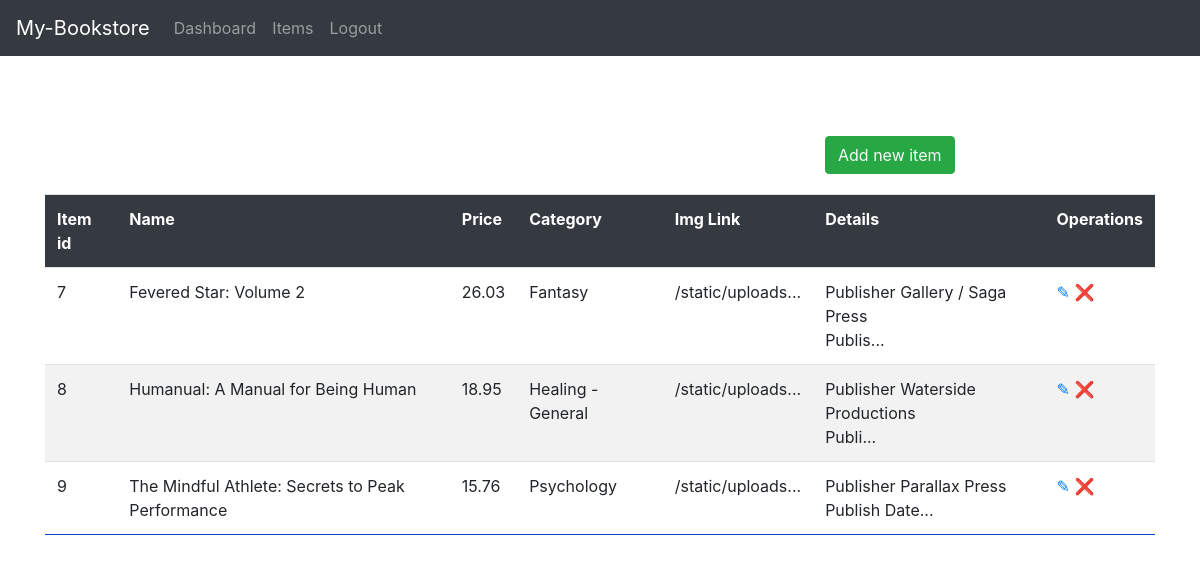
Screenshot of /admin/items (signed in) with the database file from the repository.
### app/db_models.py (models this page shows)
class Item(db.Model):
    __tablename__ = "items"
    id = db.Column(db.Integer, primary_key=True)
    name = db.Column(db.String(100), nullable=False)
    price = db.Column(db.Float, nullable=False)
    category = db.Column(db.Text, nullable=False)
    image = db.Column(db.String(250), nullable=False)
    details = db.Column(db.String(250), nullable=False)
    price_id = db.Column(db.String(250), nullable=False)
    orders = db.relationship("Ordered_item", cascade="all,delete", backref="item")
    in_cart = db.relationship("Cart", cascade="all,delete", backref="item")

### app/funcs.py (the view)
	def wrapper(*args, **kwargs):
		if current_user.is_authenticated and current_user.admin == 1:
			return func(*args, **kwargs)
		else:
			return "You are not Authorized to access this URL."

### app/admin/routes.py (called while the page is built)
@admin.route('/items')
@admin_only
def items():
    items = Item.query.all()
    return render_template("admin/items.html", items=items)

### app/funcs.py (called while the page is built)
def admin_only(func):
	def wrapper(*args, **kwargs):
		if current_user.is_authenticated and current_user.admin == 1:
			return func(*args, **kwargs)
		else:
			return "You are not Authorized to access this URL."
	wrapper.__name__ = func.__name__
	return wrapper

### app/gen_routes.py (called while the page is built)
@app.context_processor
def inject_now():
    return {'now': datetime.utcnow()}

@login_manager.user_loader
def load_user(user_id):
    return User.query.get(user_id)

### app/admin/templates/admin/items.html (shortened to what this page needs)
{% extends "admin/base.html" %}
{% block content %}
    {% if not items %}
		<div class="flash-error">No items have been registered yet.</div>
	{% else %}
    <div class="add-new btn-success btn">
        <a href="{{ url_for('admin.add') }}" class="text-light">Add new item</a>
    </div>
    <table class="table table-striped">
        <tr>
            <th>Item id</th>
            <th>Name</th>
			<th>Price</th>
			<th>Category</th>
			<th>Img Link</th>
            <th>Details</th>
            <th>Operations</th>
        </tr>
    {% for item in items %}
        <tr>
            <td>{{ item.id }}</td>
            <td>{{ item.name }}</td>
			<td>{{ item.price }}</td>
			<td>{{ item.category }}</td>
			<td>{{ item.image[:15] }}...</td>
            <td>{{ item.details[:40] | safe }}...</td>
			<td>
                <a href="{{ url_for('admin.edit', type='item', id=item.id) }}">&#9998;</a>
				<a href="{{ url_for('admin.delete', id=item.id) }}">&#10060;</a>
			</td>
        </tr>
    {% endfor %}
    </table>
	{% endif %}
{% endblock %}

### app/admin/static/styles.css (style rules this page uses)
table { margin: 0 auto; }
table th { color: white; background-color: #343a40; padding: 15px; }
table tr { border-bottom:1px solid #0046C2; }
table td, th { padding:5px 30px; }
.add-new { margin-left:65vw; margin-bottom:20px; }

### rows the page displays
Item: id "7", name "Fevered Star: Volume 2", price "26.03", category "Fantasy", image "/static/uploads", details "Publisher Gallery / Saga Press Publis"
Item: id "8", name "Humanual: A Manual for Being Human", price "18.95", category "Healing - General", image "/static/uploads", details "Publisher Waterside Productions Publi"
Item: id "9", name "The Mindful Athlete: Secrets to Peak Performance", price "15.76", category "Psychology", image "/static/uploads", details "Publisher Parallax Press Publish Date"
